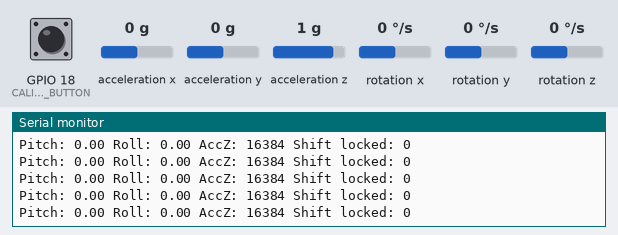
The sketch below on a simulated ESP32. On the bench: the last lines printed to the serial monitor. Inputs (shaded band) come from the test bench; at power-on: acceleration x 0 g, GPIO 18 (CALIBRATION_BUTTON) HIGH, acceleration y 0 g, acceleration z 1 g, rotation x 0 °/s, rotation y 0 °/s, rotation z 0 °/s. USB keyboard and mouse output is not drawn.

Above: at 2.3 s.
2.4 s: acceleration x set to -1.4 g
At 3.0 s:
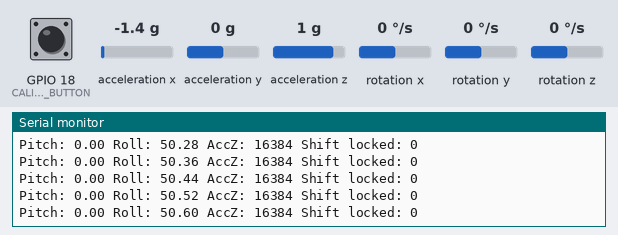
4.0 s: GPIO 18 (CALIBRATION_BUTTON) pulled LOW for 0.15 s
At 5.0 s:
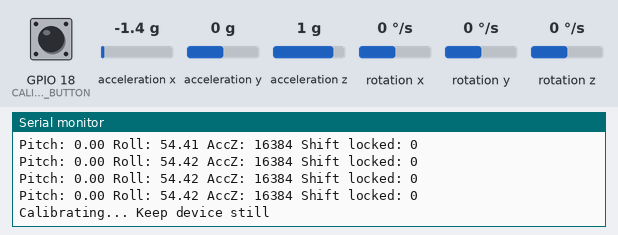
6.9 s: acceleration y set to -1.4 g
At 8.0 s:
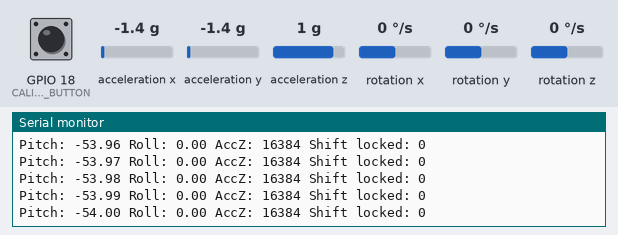
8.5 s: GPIO 18 (CALIBRATION_BUTTON) pulled LOW for 1 s
At 8.9 s:
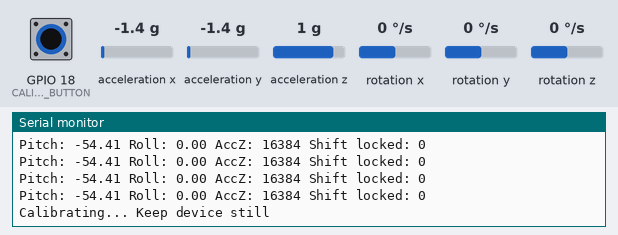
11.4 s: acceleration z set to -1.4 g
At 12.07 s:
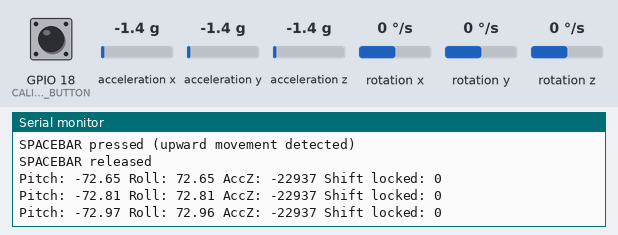
12.9 s: acceleration x set to 0.8 g
At 13.28 s:
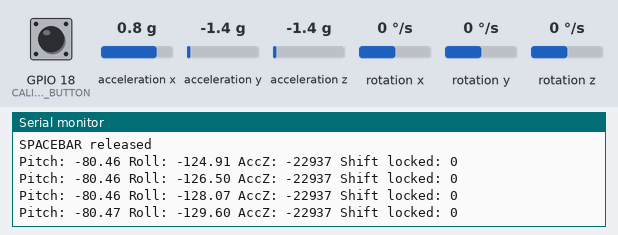
Timing chart, 0 to 15.4 s (numbered marks = the images above; inputs shaded):
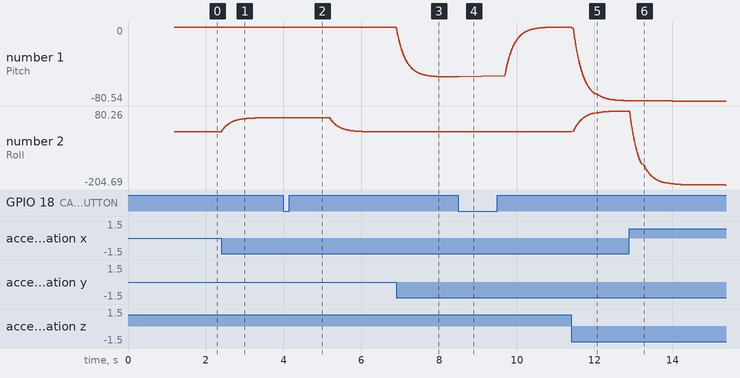

Measured:
- after the input at 2.4 s, the serial monitor: prints a new line at once (image 1)
- plotted number 2: 0 → 54.42 after the input at 2.4 s

The sketch:

GloveXRLeftKeyboard.ino
```cpp
#include <BleCombo.h>
#include <Wire.h>
#include <MPU6050.h>
#include <math.h>

#define UPDATE_PERIOD 4000  // Microseconds (4ms)
#define CALIBRATION_BUTTON 18

MPU6050 mpu;

float pitch = 0, roll = 0;
float pitchOffset = 0, rollOffset = 0;
float prevAccZ = 0;  // To track previous Z acceleration

const float alpha = 0.98;
const float dt = UPDATE_PERIOD / 1000000.0;  // Convert to seconds

//-----------------------------//
//       USER PARAMETERS       //
const float angleDeadzone = 10.0;  // Higher deadzone for keyboard controls
const float tiltThreshold = 20.0;  // Angle threshold to trigger key press
const float upwardThreshold = 300.0;  // Threshold for detecting upward movement
const float downwardThreshold = 500.0;  // Increased threshold for downward movement
const float upwardDeadzone = 1000.0;   // Deadzone to prevent minor movements from triggering
const float downwardDeadzone = 1500.0;   // Increased deadzone for downward movement
const int spaceCooldown = 600;  // Cooldown in milliseconds to prevent multiple triggers
const int shiftCooldown = 600;  // Cooldown in milliseconds to prevent multiple triggers
const int spaceShiftDelay = 1000;  // 0.6 seconds delay between spacebar and shift
//-----------------------------//

unsigned long lastUpdate = 0;
unsigned long lastSpaceTime = 0;  // To track when the last spacebar was pressed
unsigned long lastShiftTime = 0;  // To track when the last shift was pressed
bool keyW = false, keyA = false, keyS = false, keyD = false, keySpace = false, keyShift = false;
bool shiftLocked = false;  // Track if shift is locked

// Function prototypes
void calibrateMPU6050();
void releaseAllKeys();

void setup() {
  Serial.begin(115200);
  Wire.begin();
  Wire.setClock(400000);  // Faster I2C
  pinMode(CALIBRATION_BUTTON, INPUT_PULLUP);

  mpu.initialize();
  if (!mpu.testConnection()) {
    Serial.println("MPU6050 connection failed!");
    while (1);
  }

  Serial.println("MPU6050 connected!");

  // Initialize BLE Keyboard and Mouse
  Keyboard.begin();
  Mouse.begin();

  Serial.println("BLE Keyboard started!");

  calibrateMPU6050();
}

void loop() {
  if (micros() - lastUpdate >= UPDATE_PERIOD) {
    lastUpdate = micros();

    if (digitalRead(CALIBRATION_BUTTON) == LOW) {
      calibrateMPU6050();
      // Release all keys when calibrating
      releaseAllKeys();
      shiftLocked = false;  // Reset shift lock on calibration
    }

    int16_t ax, ay, az, gx, gy, gz;
    mpu.getAcceleration(&ax, &ay, &az);
    mpu.getRotation(&gx, &gy, &gz);

    float pitchAcc = atan2(ay, az) * 180.0 / PI - pitchOffset;
    float rollAcc  = atan2(-ax, az) * 180.0 / PI - rollOffset;

    float gyroX = gx / 500.0;
    float gyroY = gy / 500.0;

    pitch = alpha * (pitch + gyroX * dt) + (1 - alpha) * pitchAcc;
    roll  = alpha * (roll  + gyroY * dt) + (1 - alpha) * rollAcc;

    // Handle keyboard inputs if connected
    if(Keyboard.isConnected()) {
      // Detect upward movement (negative z acceleration)
      // When moving up, az becomes more negative
      if (az < -upwardThreshold && abs(az) > (prevAccZ + upwardDeadzone) && (millis() - lastSpaceTime > spaceCooldown)) {
        Keyboard.press(' ');  // Press spacebar
        keySpace = true;
        lastSpaceTime = millis();
        Serial.println("SPACEBAR pressed (upward movement detected)");

        // If shift is locked, unlock it and release the shift key
        if (shiftLocked) {
          Keyboard.release(KEY_LEFT_SHIFT);
          keyShift = false;
          shiftLocked = false;
          Serial.println("SHIFT released (due to spacebar)");
        }

        // Set a timer to release spacebar after a short delay
        delay(50);  // Brief press duration
        Keyboard.release(' ');
        keySpace = false;
        Serial.println("SPACEBAR released");
      }

      // Detect downward movement (positive z acceleration)
      // When moving down, az becomes more positive
      if (az > downwardThreshold && abs(az) > (prevAccZ + downwardDeadzone) &&
          (millis() - lastShiftTime > shiftCooldown) &&
          (millis() - lastSpaceTime > spaceShiftDelay)) {
        // Toggle shift lock state
        if (!shiftLocked) {
          Keyboard.press(KEY_LEFT_SHIFT);  // Press shift key
          keyShift = true;
          shiftLocked = true;
          lastShiftTime = millis();
          Serial.println("SHIFT pressed and locked (downward movement detected)");
        }
      }

      // Forward (W key)
      if (pitch < -tiltThreshold && !keyW) {
        Keyboard.press('w');
        keyW = true;
        Serial.println("W pressed");
      } else if (pitch >= -tiltThreshold && keyW) {
        Keyboard.release('w');
        keyW = false;
        Serial.println("W released");
      }

      // Backward (S key)
      if (pitch > tiltThreshold && !keyS) {
        Keyboard.press('s');
        keyS = true;
        Serial.println("S pressed");
      } else if (pitch <= tiltThreshold && keyS) {
        Keyboard.release('s');
        keyS = false;
        Serial.println("S released");
      }

      // Left (A key)
      if (roll < -tiltThreshold && !keyA) {
        Keyboard.press('a');
        keyA = true;
        Serial.println("A pressed");
      } else if (roll >= -tiltThreshold && keyA) {
        Keyboard.release('a');
        keyA = false;
        Serial.println("A released");
      }

      // Right (D key)
      if (roll > tiltThreshold && !keyD) {
        Keyboard.press('d');
        keyD = true;
        Serial.println("D pressed");
      } else if (roll <= tiltThreshold && keyD) {
        Keyboard.release('d');
        keyD = false;
        Serial.println("D released");
      }
    } else {
      // If disconnected, make sure all keys are released
      releaseAllKeys();
      shiftLocked = false;  // Reset shift lock on disconnect
    }

    // Update previous acceleration value
    prevAccZ = az;

    // Debug output
    Serial.print("Pitch: ");
    Serial.print(pitch);
    Serial.print(" Roll: ");
    Serial.print(roll);
    Serial.print(" AccZ: ");
    Serial.print(az);
    Serial.print(" Shift locked: ");
    Serial.println(shiftLocked);
  }
}

void calibrateMPU6050() {
  float pitchSum = 0, rollSum = 0;
  int samples = 100;

  Serial.println("Calibrating... Keep device still");

  for (int i = 0; i < samples; i++) {
    int16_t ax, ay, az;
    mpu.getAcceleration(&ax, &ay, &az);

    pitchSum = pitchSum * 0.9 + (atan2(ay, az) * 180.0 / PI) * 0.1;
    rollSum = rollSum * 0.9 + (atan2(-ax, az) * 180.0 / PI) * 0.1;

    delayMicroseconds(10000);  // Faster calibration (~1 sec)
  }

  pitchOffset = pitchSum;
  rollOffset = rollSum;

  // Initialize prevAccZ after calibration
  int16_t ax, ay, az;
  mpu.getAcceleration(&ax, &ay, &az);
  prevAccZ = az;

  Serial.println("Calibration complete.");
  Serial.print("Pitch offset: "); Serial.println(pitchOffset);
  Serial.print("Roll offset: "); Serial.println(rollOffset);
}

void releaseAllKeys() {
  if (keyW) {
    Keyboard.release('w');
    keyW = false;
  }
  if (keyA) {
    Keyboard.release('a');
    keyA = false;
  }
  if (keyS) {
    Keyboard.release('s');
    keyS = false;
  }
  if (keyD) {
    Keyboard.release('d');
    keyD = false;
  }
  if (keySpace) {
    Keyboard.release(' ');
    keySpace = false;
  }
  if (keyShift) {
    Keyboard.release(KEY_LEFT_SHIFT);
    keyShift = false;
  }
}
```
